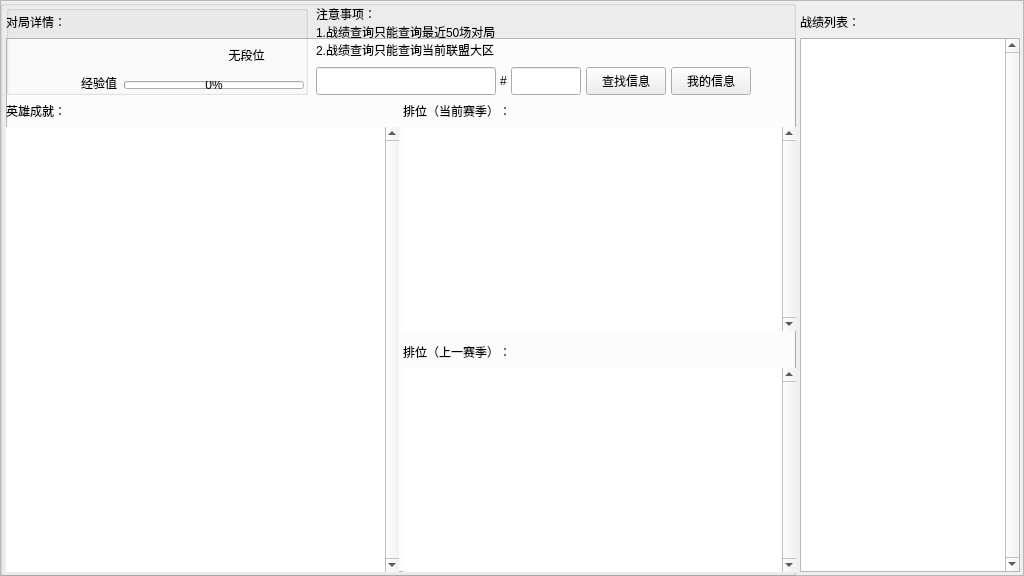
<?xml version="1.0" encoding="UTF-8"?>
<ui version="4.0">
 <class>MatchHistoryInterface</class>
 <widget class="QWidget" name="MatchHistoryInterface">
  <property name="geometry">
   <rect>
    <x>0</x>
    <y>0</y>
    <width>1024</width>
    <height>576</height>
   </rect>
  </property>
  <property name="windowTitle">
   <string/>
  </property>
  <widget class="QFrame" name="MatchHistoryFrame">
   <property name="geometry">
    <rect>
     <x>0</x>
     <y>0</y>
     <width>1024</width>
     <height>576</height>
    </rect>
   </property>
   <property name="frameShape">
    <enum>QFrame::Shape::StyledPanel</enum>
   </property>
   <property name="frameShadow">
    <enum>QFrame::Shadow::Raised</enum>
   </property>
   <widget class="QListWidget" name="MatchHistoryListWidget">
    <property name="geometry">
     <rect>
      <x>800</x>
      <y>38</y>
      <width>220</width>
      <height>534</height>
     </rect>
    </property>
    <property name="verticalScrollBarPolicy">
     <enum>Qt::ScrollBarPolicy::ScrollBarAlwaysOn</enum>
    </property>
    <property name="horizontalScrollBarPolicy">
     <enum>Qt::ScrollBarPolicy::ScrollBarAlwaysOff</enum>
    </property>
    <property name="autoScrollMargin">
     <number>1</number>
    </property>
    <property name="editTriggers">
     <set>QAbstractItemView::EditTrigger::NoEditTriggers</set>
    </property>
    <property name="selectionMode">
     <enum>QAbstractItemView::SelectionMode::SingleSelection</enum>
    </property>
    <property name="selectionBehavior">
     <enum>QAbstractItemView::SelectionBehavior::SelectItems</enum>
    </property>
    <property name="verticalScrollMode">
     <enum>QAbstractItemView::ScrollMode::ScrollPerPixel</enum>
    </property>
    <property name="horizontalScrollMode">
     <enum>QAbstractItemView::ScrollMode::ScrollPerPixel</enum>
    </property>
    <property name="spacing">
     <number>0</number>
    </property>
    <property name="uniformItemSizes">
     <bool>true</bool>
    </property>
    <property name="batchSize">
     <number>10</number>
    </property>
   </widget>
   <widget class="QListWidget" name="GameDetailsListWidget">
    <property name="geometry">
     <rect>
      <x>6</x>
      <y>38</y>
      <width>790</width>
      <height>534</height>
     </rect>
    </property>
    <property name="contextMenuPolicy">
     <enum>Qt::ContextMenuPolicy::CustomContextMenu</enum>
    </property>
    <property name="verticalScrollBarPolicy">
     <enum>Qt::ScrollBarPolicy::ScrollBarAlwaysOff</enum>
    </property>
    <property name="horizontalScrollBarPolicy">
     <enum>Qt::ScrollBarPolicy::ScrollBarAlwaysOff</enum>
    </property>
    <property name="autoScrollMargin">
     <number>1</number>
    </property>
    <property name="editTriggers">
     <set>QAbstractItemView::EditTrigger::NoEditTriggers</set>
    </property>
    <property name="selectionMode">
     <enum>QAbstractItemView::SelectionMode::SingleSelection</enum>
    </property>
    <property name="selectionBehavior">
     <enum>QAbstractItemView::SelectionBehavior::SelectItems</enum>
    </property>
    <property name="verticalScrollMode">
     <enum>QAbstractItemView::ScrollMode::ScrollPerPixel</enum>
    </property>
    <property name="horizontalScrollMode">
     <enum>QAbstractItemView::ScrollMode::ScrollPerPixel</enum>
    </property>
    <property name="spacing">
     <number>0</number>
    </property>
    <property name="uniformItemSizes">
     <bool>true</bool>
    </property>
    <property name="batchSize">
     <number>10</number>
    </property>
   </widget>
   <widget class="QGroupBox" name="FindMatchHistoryGroupBox">
    <property name="geometry">
     <rect>
      <x>0</x>
      <y>0</y>
      <width>796</width>
      <height>576</height>
     </rect>
    </property>
    <property name="title">
     <string/>
    </property>
    <widget class="QGroupBox" name="SummonerInfoGroupBox">
     <property name="geometry">
      <rect>
       <x>6</x>
       <y>5</y>
       <width>302</width>
       <height>90</height>
      </rect>
     </property>
     <property name="title">
      <string/>
     </property>
     <widget class="QLabel" name="SummonerIconLabel">
      <property name="geometry">
       <rect>
        <x>4</x>
        <y>4</y>
        <width>64</width>
        <height>64</height>
       </rect>
      </property>
      <property name="text">
       <string/>
      </property>
      <property name="scaledContents">
       <bool>true</bool>
      </property>
     </widget>
     <widget class="QLabel" name="SummonerNameLabel">
      <property name="geometry">
       <rect>
        <x>68</x>
        <y>5</y>
        <width>230</width>
        <height>30</height>
       </rect>
      </property>
      <property name="styleSheet">
       <string notr="true"/>
      </property>
      <property name="text">
       <string/>
      </property>
      <property name="alignment">
       <set>Qt::AlignmentFlag::AlignCenter</set>
      </property>
     </widget>
     <widget class="QLabel" name="SummonerRegionLabel">
      <property name="geometry">
       <rect>
        <x>68</x>
        <y>35</y>
        <width>115</width>
        <height>30</height>
       </rect>
      </property>
      <property name="styleSheet">
       <string notr="true"/>
      </property>
      <property name="text">
       <string/>
      </property>
      <property name="alignment">
       <set>Qt::AlignmentFlag::AlignCenter</set>
      </property>
     </widget>
     <widget class="QLabel" name="SummonerRankedLabel">
      <property name="geometry">
       <rect>
        <x>183</x>
        <y>35</y>
        <width>115</width>
        <height>30</height>
       </rect>
      </property>
      <property name="styleSheet">
       <string notr="true"/>
      </property>
      <property name="text">
       <string>无段位</string>
      </property>
      <property name="alignment">
       <set>Qt::AlignmentFlag::AlignCenter</set>
      </property>
     </widget>
     <widget class="QProgressBar" name="SummonerExpeProgressBar">
      <property name="geometry">
       <rect>
        <x>118</x>
        <y>76</y>
        <width>180</width>
        <height>8</height>
       </rect>
      </property>
      <property name="value">
       <number>0</number>
      </property>
     </widget>
     <widget class="QLabel" name="SummonerExpeTextLabel">
      <property name="geometry">
       <rect>
        <x>68</x>
        <y>68</y>
        <width>50</width>
        <height>20</height>
       </rect>
      </property>
      <property name="text">
       <string>经验值</string>
      </property>
      <property name="alignment">
       <set>Qt::AlignmentFlag::AlignCenter</set>
      </property>
     </widget>
     <widget class="QLabel" name="SummonerLevelLabel">
      <property name="geometry">
       <rect>
        <x>4</x>
        <y>68</y>
        <width>64</width>
        <height>20</height>
       </rect>
      </property>
      <property name="text">
       <string/>
      </property>
      <property name="alignment">
       <set>Qt::AlignmentFlag::AlignCenter</set>
      </property>
     </widget>
    </widget>
    <widget class="QPushButton" name="FindSummonerPushButton">
     <property name="geometry">
      <rect>
       <x>586</x>
       <y>67</y>
       <width>80</width>
       <height>28</height>
      </rect>
     </property>
     <property name="focusPolicy">
      <enum>Qt::FocusPolicy::NoFocus</enum>
     </property>
     <property name="text">
      <string>查找信息</string>
     </property>
    </widget>
    <widget class="QLineEdit" name="FindSummonerTagLineEdit">
     <property name="geometry">
      <rect>
       <x>511</x>
       <y>67</y>
       <width>70</width>
       <height>28</height>
      </rect>
     </property>
     <property name="focusPolicy">
      <enum>Qt::FocusPolicy::StrongFocus</enum>
     </property>
    </widget>
    <widget class="QLabel" name="FindSummonerTagSymbolLabel">
     <property name="geometry">
      <rect>
       <x>496</x>
       <y>67</y>
       <width>15</width>
       <height>28</height>
      </rect>
     </property>
     <property name="text">
      <string>#</string>
     </property>
     <property name="alignment">
      <set>Qt::AlignmentFlag::AlignCenter</set>
     </property>
    </widget>
    <widget class="QLineEdit" name="FindSummonerNameLineEdit">
     <property name="geometry">
      <rect>
       <x>316</x>
       <y>67</y>
       <width>180</width>
       <height>28</height>
      </rect>
     </property>
     <property name="focusPolicy">
      <enum>Qt::FocusPolicy::StrongFocus</enum>
     </property>
    </widget>
    <widget class="QLabel" name="NoteTextLabel">
     <property name="geometry">
      <rect>
       <x>316</x>
       <y>5</y>
       <width>240</width>
       <height>60</height>
      </rect>
     </property>
     <property name="styleSheet">
      <string notr="true"/>
     </property>
     <property name="text">
      <string>注意事项：
1.战绩查询只能查询最近50场对局
2.战绩查询只能查询当前联盟大区
</string>
     </property>
     <property name="alignment">
      <set>Qt::AlignmentFlag::AlignLeading|Qt::AlignmentFlag::AlignLeft|Qt::AlignmentFlag::AlignTop</set>
     </property>
    </widget>
    <widget class="QPushButton" name="LocalSummonerPushButton">
     <property name="geometry">
      <rect>
       <x>671</x>
       <y>67</y>
       <width>80</width>
       <height>28</height>
      </rect>
     </property>
     <property name="focusPolicy">
      <enum>Qt::FocusPolicy::NoFocus</enum>
     </property>
     <property name="text">
      <string>我的信息</string>
     </property>
    </widget>
    <widget class="QTableWidget" name="MasteryChampionTableWidget">
     <property name="geometry">
      <rect>
       <x>6</x>
       <y>127</y>
       <width>393</width>
       <height>445</height>
      </rect>
     </property>
     <property name="frameShape">
      <enum>QFrame::Shape::NoFrame</enum>
     </property>
     <property name="verticalScrollBarPolicy">
      <enum>Qt::ScrollBarPolicy::ScrollBarAlwaysOn</enum>
     </property>
     <property name="editTriggers">
      <set>QAbstractItemView::EditTrigger::NoEditTriggers</set>
     </property>
     <property name="selectionMode">
      <enum>QAbstractItemView::SelectionMode::NoSelection</enum>
     </property>
     <property name="iconSize">
      <size>
       <width>32</width>
       <height>32</height>
      </size>
     </property>
     <property name="showGrid">
      <bool>false</bool>
     </property>
     <attribute name="horizontalHeaderCascadingSectionResizes">
      <bool>false</bool>
     </attribute>
    </widget>
    <widget class="QTableWidget" name="RankedTableWidget">
     <property name="geometry">
      <rect>
       <x>403</x>
       <y>127</y>
       <width>393</width>
       <height>204</height>
      </rect>
     </property>
     <property name="frameShape">
      <enum>QFrame::Shape::NoFrame</enum>
     </property>
     <property name="verticalScrollBarPolicy">
      <enum>Qt::ScrollBarPolicy::ScrollBarAlwaysOn</enum>
     </property>
     <property name="horizontalScrollBarPolicy">
      <enum>Qt::ScrollBarPolicy::ScrollBarAlwaysOff</enum>
     </property>
     <property name="editTriggers">
      <set>QAbstractItemView::EditTrigger::NoEditTriggers</set>
     </property>
     <property name="selectionMode">
      <enum>QAbstractItemView::SelectionMode::NoSelection</enum>
     </property>
     <property name="iconSize">
      <size>
       <width>50</width>
       <height>91</height>
      </size>
     </property>
     <property name="showGrid">
      <bool>false</bool>
     </property>
    </widget>
    <widget class="QTableWidget" name="PreviousRankedTableWidget">
     <property name="geometry">
      <rect>
       <x>403</x>
       <y>368</y>
       <width>393</width>
       <height>204</height>
      </rect>
     </property>
     <property name="frameShape">
      <enum>QFrame::Shape::NoFrame</enum>
     </property>
     <property name="verticalScrollBarPolicy">
      <enum>Qt::ScrollBarPolicy::ScrollBarAlwaysOn</enum>
     </property>
     <property name="horizontalScrollBarPolicy">
      <enum>Qt::ScrollBarPolicy::ScrollBarAlwaysOff</enum>
     </property>
     <property name="editTriggers">
      <set>QAbstractItemView::EditTrigger::NoEditTriggers</set>
     </property>
     <property name="selectionMode">
      <enum>QAbstractItemView::SelectionMode::NoSelection</enum>
     </property>
     <property name="iconSize">
      <size>
       <width>50</width>
       <height>91</height>
      </size>
     </property>
     <property name="showGrid">
      <bool>false</bool>
     </property>
    </widget>
    <widget class="QLabel" name="MasteryChampionTextLabel">
     <property name="geometry">
      <rect>
       <x>6</x>
       <y>99</y>
       <width>80</width>
       <height>24</height>
      </rect>
     </property>
     <property name="text">
      <string>英雄成就：</string>
     </property>
     <property name="alignment">
      <set>Qt::AlignmentFlag::AlignLeading|Qt::AlignmentFlag::AlignLeft|Qt::AlignmentFlag::AlignVCenter</set>
     </property>
    </widget>
    <widget class="QLabel" name="RankedTextLabel">
     <property name="geometry">
      <rect>
       <x>403</x>
       <y>99</y>
       <width>120</width>
       <height>24</height>
      </rect>
     </property>
     <property name="text">
      <string>排位（当前赛季）：</string>
     </property>
     <property name="alignment">
      <set>Qt::AlignmentFlag::AlignLeading|Qt::AlignmentFlag::AlignLeft|Qt::AlignmentFlag::AlignVCenter</set>
     </property>
    </widget>
    <widget class="QLabel" name="PreviousRankedTextLabel">
     <property name="geometry">
      <rect>
       <x>403</x>
       <y>340</y>
       <width>120</width>
       <height>24</height>
      </rect>
     </property>
     <property name="text">
      <string>排位（上一赛季）：</string>
     </property>
     <property name="alignment">
      <set>Qt::AlignmentFlag::AlignLeading|Qt::AlignmentFlag::AlignLeft|Qt::AlignmentFlag::AlignVCenter</set>
     </property>
    </widget>
   </widget>
   <widget class="QLabel" name="MatchHistoryListTextLabel">
    <property name="geometry">
     <rect>
      <x>800</x>
      <y>10</y>
      <width>70</width>
      <height>24</height>
     </rect>
    </property>
    <property name="text">
     <string>战绩列表：</string>
    </property>
    <property name="alignment">
     <set>Qt::AlignmentFlag::AlignLeading|Qt::AlignmentFlag::AlignLeft|Qt::AlignmentFlag::AlignVCenter</set>
    </property>
   </widget>
   <widget class="QLabel" name="GameDetailsListTextLabel">
    <property name="geometry">
     <rect>
      <x>6</x>
      <y>10</y>
      <width>70</width>
      <height>24</height>
     </rect>
    </property>
    <property name="text">
     <string>对局详情：</string>
    </property>
    <property name="alignment">
     <set>Qt::AlignmentFlag::AlignLeading|Qt::AlignmentFlag::AlignLeft|Qt::AlignmentFlag::AlignVCenter</set>
    </property>
   </widget>
  </widget>
 </widget>
 <resources/>
 <connections/>
</ui>
